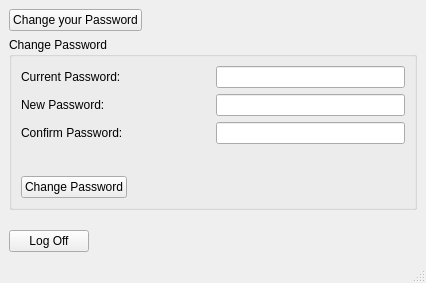
<?xml version="1.0" encoding="UTF-8"?>
<ui version="4.0">
 <class>MyAccount</class>
 <widget class="QMainWindow" name="MyAccount">
  <property name="geometry">
   <rect>
    <x>0</x>
    <y>0</y>
    <width>426</width>
    <height>283</height>
   </rect>
  </property>
  <property name="windowTitle">
   <string>Log Off</string>
  </property>
  <widget class="QWidget" name="centralwidget">
   <layout class="QVBoxLayout" name="verticalLayout_2">
    <item>
     <layout class="QHBoxLayout" name="horizontalLayout_3">
      <item>
       <widget class="QPushButton" name="pushButton_3">
        <property name="text">
         <string>Change your Password</string>
        </property>
        <property name="checkable">
         <bool>true</bool>
        </property>
       </widget>
      </item>
      <item>
       <spacer name="horizontalSpacer_3">
        <property name="orientation">
         <enum>Qt::Horizontal</enum>
        </property>
        <property name="sizeHint" stdset="0">
         <size>
          <width>40</width>
          <height>20</height>
         </size>
        </property>
       </spacer>
      </item>
     </layout>
    </item>
    <item>
     <layout class="QVBoxLayout" name="verticalLayout">
      <item>
       <widget class="QGroupBox" name="groupBox">
        <property name="title">
         <string>Change Password</string>
        </property>
        <layout class="QGridLayout" name="gridLayout">
         <item row="0" column="0">
          <widget class="QLabel" name="label_3">
           <property name="text">
            <string>Current Password:</string>
           </property>
          </widget>
         </item>
         <item row="0" column="1">
          <widget class="QLineEdit" name="lineEdit_3"/>
         </item>
         <item row="1" column="0">
          <widget class="QLabel" name="label">
           <property name="text">
            <string>New Password:</string>
           </property>
          </widget>
         </item>
         <item row="1" column="1">
          <widget class="QLineEdit" name="lineEdit"/>
         </item>
         <item row="2" column="0">
          <widget class="QLabel" name="label_2">
           <property name="text">
            <string>Confirm Password:</string>
           </property>
          </widget>
         </item>
         <item row="2" column="1">
          <widget class="QLineEdit" name="lineEdit_2"/>
         </item>
         <item row="3" column="0">
          <spacer name="verticalSpacer">
           <property name="orientation">
            <enum>Qt::Vertical</enum>
           </property>
           <property name="sizeHint" stdset="0">
            <size>
             <width>187</width>
             <height>26</height>
            </size>
           </property>
          </spacer>
         </item>
         <item row="4" column="0">
          <layout class="QHBoxLayout" name="horizontalLayout">
           <item>
            <widget class="QPushButton" name="pushButton">
             <property name="text">
              <string>Change Password</string>
             </property>
            </widget>
           </item>
           <item>
            <spacer name="horizontalSpacer">
             <property name="orientation">
              <enum>Qt::Horizontal</enum>
             </property>
             <property name="sizeHint" stdset="0">
              <size>
               <width>40</width>
               <height>20</height>
              </size>
             </property>
            </spacer>
           </item>
          </layout>
         </item>
        </layout>
       </widget>
      </item>
     </layout>
    </item>
    <item>
     <spacer name="verticalSpacer_2">
      <property name="orientation">
       <enum>Qt::Vertical</enum>
      </property>
      <property name="sizeHint" stdset="0">
       <size>
        <width>20</width>
        <height>1</height>
       </size>
      </property>
     </spacer>
    </item>
    <item>
     <layout class="QHBoxLayout" name="horizontalLayout_2">
      <item>
       <widget class="QPushButton" name="LogOff">
        <property name="text">
         <string>Log Off</string>
        </property>
       </widget>
      </item>
      <item>
       <spacer name="horizontalSpacer_2">
        <property name="orientation">
         <enum>Qt::Horizontal</enum>
        </property>
        <property name="sizeHint" stdset="0">
         <size>
          <width>40</width>
          <height>20</height>
         </size>
        </property>
       </spacer>
      </item>
     </layout>
    </item>
   </layout>
  </widget>
  <widget class="QStatusBar" name="statusbar"/>
 </widget>
 <resources/>
 <connections>
  <connection>
   <sender>pushButton_3</sender>
   <signal>clicked(bool)</signal>
   <receiver>groupBox</receiver>
   <slot>setVisible(bool)</slot>
   <hints>
    <hint type="sourcelabel">
     <x>36</x>
     <y>24</y>
    </hint>
    <hint type="destinationlabel">
     <x>83</x>
     <y>58</y>
    </hint>
   </hints>
  </connection>
 </connections>
</ui>
